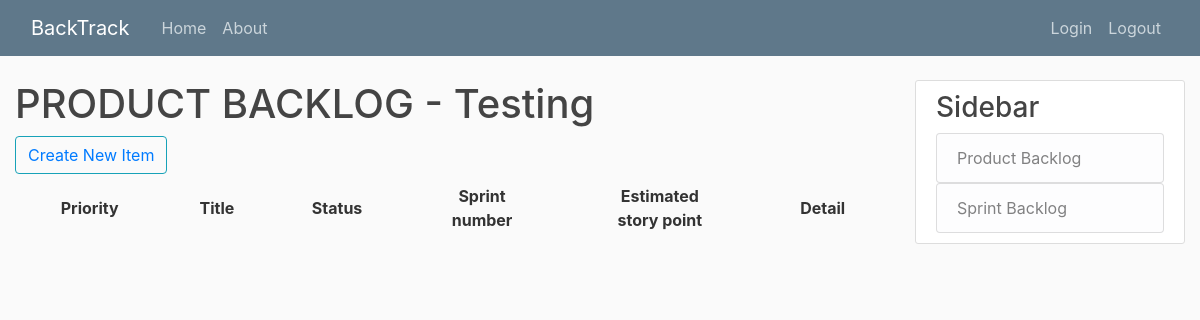
The app's page /8/product/, older data.
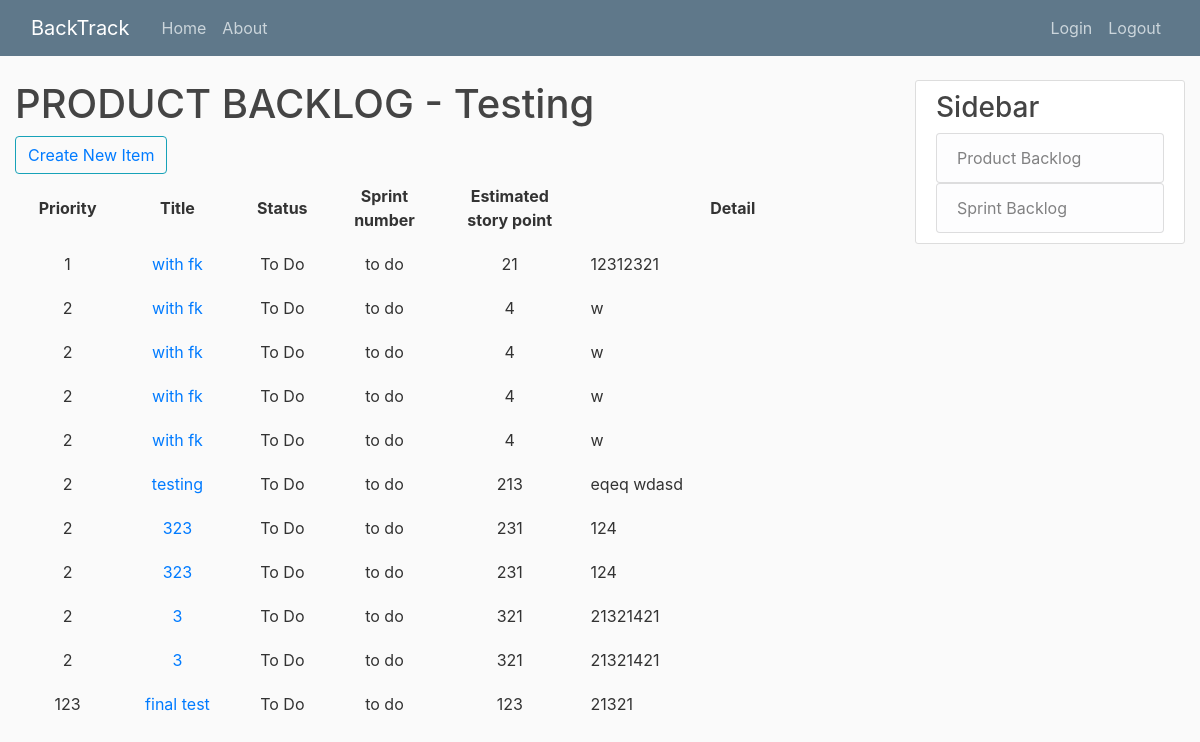
The same page, newer data.
### productBacklog/models.py (models this page shows, shortened)
class PBIs(models.Model):
	priority = models.IntegerField()
	title = models.CharField(max_length=20)
	status_choice = [
		('To Do', 'To Do'),
		('Doing', 'Doing'),
		('Done', 'Done'),
	]
	status = models.CharField(
		max_length = 5,
		choices = status_choice,
		default ='To Do',
	)
	ESP = models.IntegerField()
	details = models.TextField()
	project = models.ForeignKey(Project, on_delete=models.CASCADE, blank=True, null=True, default=None)

### productBacklog/views.py (the view)
# urls.py: path('', PBListView.as_view(), name='productBacklog-home'),
class PBListView(ListView):
	model = PBIs
	template_name = 'productBacklog/home.html'
	context_object_name = 'dict'
	def get_queryset(self):
		return PBIs.objects.filter(project_id=self.project_id)
	def dispatch(self, request, *args, **kwargs):
		self.project_id = kwargs['fk']
		self.project = get_object_or_404(Project, pk=kwargs['fk'])
		return super().dispatch(request, *args, **kwargs)
	def get_context_data(self, **kwargs):
		context = super().get_context_data(**kwargs)
		context['project'] = self.project
		return context

### templates/productBacklog/home.html (shortened to what this page needs)
{% extends "base.html" %}
{% block content %}
	<h1>PRODUCT BACKLOG - {{ project.title }}</h1>
	<button class="btn btn-outline-info"><a href="{% url 'productBacklog-create' project.pk%}">Create New Item</a></button>
	<table style="width: 100%">
		<tr>
			<th>Priority</th>
    		<th>Title</th>
    		<th>Status</th>
    		<th>Sprint <br/> number</th>
    		<th>Estimated<br/>story point</th>
    		<th>Detail</th>
    	</tr>
		{% for PBI in dict %}
		<tr>
			<td>{{ PBI.priority }}</td>
			<td><a class='pbi-title' href="{% url 'productBacklog-detail' project.pk PBI.id%}">{{ PBI.title }}</a></td>
			<td>{{ PBI.status }}</td>
			<td> to do </td>
			<td>{{ PBI.ESP }}</td>
			<td width="35%"; style="text-align: justify;">{{ PBI.details }}</td>
		</tr>
		{% endfor %}
	</table>
{% endblock content %}

Row changes from the older to the newer data that the page shows:
added PBIs: priority "1", title "with fk", status "To Do", ESP "21", details "12312321"
added PBIs: priority "2", title "with fk", status "To Do", ESP "4", details "w"
added PBIs: priority "2", title "with fk", status "To Do", ESP "4", details "w"
added PBIs: priority "2", title "with fk", status "To Do", ESP "4", details "w"
added PBIs: priority "2", title "with fk", status "To Do", ESP "4", details "w"
added PBIs: priority "2", title "testing", status "To Do", ESP "213", details "eqeq wdasd"
added PBIs: priority "2", title "323", status "To Do", ESP "231", details "124"
added PBIs: priority "2", title "323", status "To Do", ESP "231", details "124"
added PBIs: priority "2", title "3", status "To Do", ESP "321", details "21321421"
added PBIs: priority "2", title "3", status "To Do", ESP "321", details "21321421"
added PBIs: priority "123", title "final test", status "To Do", ESP "123", details "21321"
